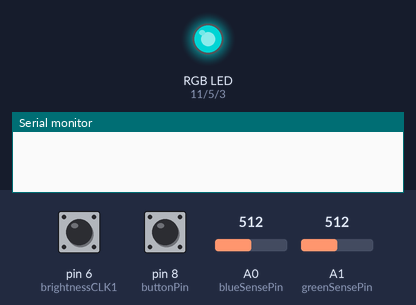
A sketch run on a simulated Arduino Uno, built with avr-gcc and run on an emulated ATmega328P. On the bench: an RGB LED mixed from three pins (HIGH = lit), the last lines printed to the serial monitor. The inputs (shaded band) are chosen by the test bench; at power-on: pin 8 (buttonPin) LOW, A0 (blueSensePin) = 512, A1 (greenSensePin) = 512, pin 6 (brightnessCLK1) HIGH. Dim RGB values are drawn brighter than linear; random numbers use the default seed unless the sketch sets one.

Above: at 1.2 s.
1.3 s: pin 8 (buttonPin) pulled HIGH for 0.15 s
At 4.9 s:
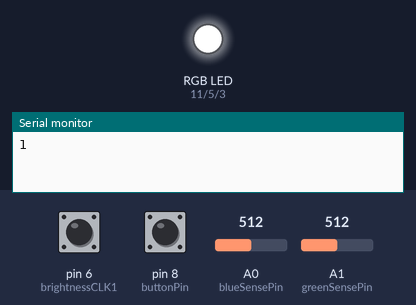
10.4 s: pin 8 (buttonPin) driven LOW
11.9 s: pin 8 (buttonPin) driven HIGH
At 13.1 s:
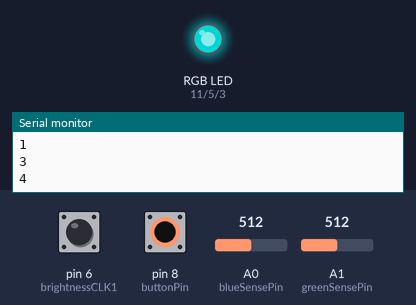
13.4 s: A0 (blueSensePin) set to 716
At 14.6 s:
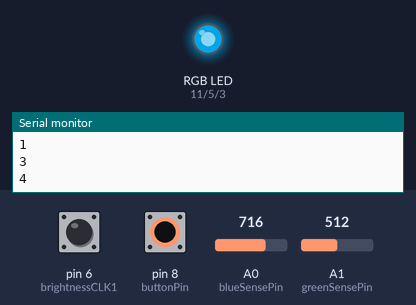
14.9 s: A1 (greenSensePin) set to 716
At 15.9 s:
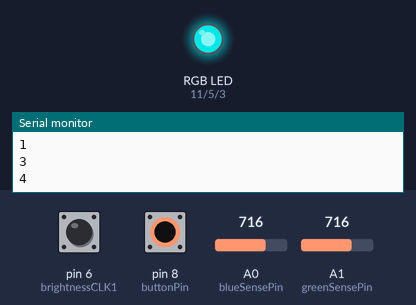
Timing chart, 0 to 17.4 s (numbered marks = the images above; inputs shaded):
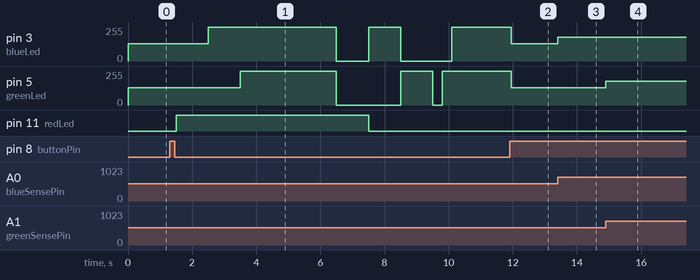

The sketch:

sketch_apr06a.ino
```cpp
//RED SENSE
const int brightnessDT1 = 7;
const int brightnessCLK1 = 6;
 int RotPosition1 = 0;
 int rotation1;
 int value1;
 boolean LeftRight1;


//////PINS FOR DIGITAL SENSE/////
//Blue
int blueSensePin = A0;
//Green
int greenSensePin = A1;

int redSense = 0;
int blueSense = 0;
int greenSense = 0;


////////INTS FOR SETTING//////
int brightness =0;
int red = 0;
int blue = 0;
int green = 0;
////////INTS FOR SETTING//////

/////LED PIN OUTS///////
const int redLed = 11;
const int greenLed = 5;
const int blueLed = 3;  //WORKS

///////BTN SENSE///////

const int buttonPin = 8;

int buttonPushCounter = 0;   // counter for the number of button presses
int buttonState = 0;         // current state of the button
int lastButtonState = 0;
bool ledStatus;

/////LED PIN OUTS///////


bool lampState = false;

void setup() {

  Serial.begin(9600);


  //For RED.
  pinMode(brightnessDT1, INPUT);
  pinMode(brightnessCLK1, INPUT);
  rotation1 = digitalRead(brightnessCLK1);

//BLUE
  pinMode(blueSensePin, INPUT);

//GREEN
  pinMode(greenSensePin, INPUT);

pinMode(redLed, OUTPUT);
pinMode(greenLed, OUTPUT);
pinMode(blueLed, OUTPUT);

//BTN

pinMode(buttonPin, INPUT);


}

void loop() {


buttonState = digitalRead(buttonPin);

  // compare the buttonState to its previous state
  if (buttonState != lastButtonState) {
    // if the state has changed, increment the counter
    if (buttonState == HIGH) {
      // if the current state is HIGH then the button went from off to on:
      buttonPushCounter++;

      Serial.println(buttonPushCounter);
      ledStatus = true;

    } else {
      // if the current state is LOW then the button went from on to off:
      buttonPushCounter++;
      ledStatus = true;

    }
    // Delay a little bit to avoid bouncing
    delay(50);
  }

//RESET counter wehn at 101 counts! (Don't want math getting too large)
if(buttonPushCounter == 101) {
  buttonPushCounter = 0;
  }


  // save the current state as the last state, for next time through the loop
  lastButtonState = buttonState;

   if(((buttonPushCounter /2) & 1) == 0) {
    red = calRed();
    green = analogRead(greenSensePin)/4 ;
    blue = analogRead(blueSensePin)/4 ;

    buttonState = digitalRead(buttonPin);

    analogWrite(redLed, red);
     analogWrite(greenLed, green);
     analogWrite(blueLed, blue);

    } else {


    if((buttonPushCounter & 1) == 0) {
      lamp();

     }

    }
  }

void lamp() {

  //Light sequence//
analogWrite(redLed, 255);
delay(1000);
analogWrite(blueLed, 255);
delay(1000);
analogWrite(greenLed, 255);
delay(3000);
analogWrite(redLed, 255);
analogWrite(blueLed, 0);
analogWrite(greenLed, 0);
delay(1000);
analogWrite(redLed, 0);
analogWrite(blueLed, 255);
analogWrite(greenLed, 0);
delay(1000);
analogWrite(greenLed, 0);
analogWrite(blueLed, 0);
analogWrite(greenLed, 255);
delay(1000);
analogWrite(greenLed, 0);
analogWrite(blueLed, 0);
analogWrite(greenLed, 0);
delay(300);
analogWrite(greenLed, 255);
delay(300);
analogWrite(blueLed, 255);
delay(300);
analogWrite(greenLed, 255);
delay(300);
//Light sequence//

int greenRand = random(0, 255);
int greenRandUp = random(0, 255);

int redRand = random(0, 255);
int redRandUp = random(0, 255);

int blueRand = random(0, 255);
int blueRandUp = random(0, 255);


//////////////////SMOOTH LIGHTING GENERATOR//////////////////
///////////////////////GREEN///////////////////////

while(true) {

  if(digitalRead(buttonPin) == LOW) {
  //Sets false to exit.
  buttonPushCounter++;
  Serial.println(buttonPushCounter);
  //Breaks
  break;
  }
  //50 < 200
  if(greenRand < greenRandUp) {
    //Generate a new number if too low. NEEDS t count up to a random number

    greenRand++;
    //Serial.println(greenRand);

analogWrite(greenLed, greenRand);

    delay(5);
    if(greenRand == greenRandUp) {

      greenRandUp = random(0, 255);
      }
      //50 > 20
    } else if (greenRand > greenRandUp) {
      greenRand--;
      //Serial.println(greenRand);

analogWrite(greenLed, greenRand);
      delay(5);
      if(greenRand == greenRandUp) {
          greenRandUp = random(0, 255);

        }
      //Serial.println(greenRand);
      delay(100);


      }

///////////////////////GREEN///////////////////////
////////////////////////RED////////////////////////
  //50 < 200
  if(redRand < redRandUp) {
    //Generate a new number if too low. NEEDS t count up to a random number

    redRand++;
    //Serial.println(redRand);

analogWrite(redLed, redRand);

    delay(5);
    if(redRand == redRandUp) {

      redRandUp = random(0, 255);
      }
      //50 > 20
    } else if (redRand > redRandUp) {
      redRand--;
      //Serial.println(redRand);

analogWrite(redLed, redRand);
      delay(5);
      if(redRand == redRandUp) {
          redRandUp = random(0, 255);

        }
      //Serial.println(redRand);
      delay(100);


      }
////////////////////////RED/////////////////////////
////////////////////////BLUE////////////////////////

if(blueRand < blueRandUp) {
    //Generate a new number if too low. NEEDS t count up to a random number

    blueRand++;
    //Serial.println(blueRand);

analogWrite(blueLed, blueRand);

    delay(5);
    if(blueRand == blueRandUp) {

      blueRandUp = random(0, 255);
      }
      //50 > 20
    } else if (blueRand > blueRandUp) {
      blueRand--;
      //Serial.println(blueRand);

analogWrite(blueLed, blueRand);
      delay(5);
      if(blueRand == blueRandUp) {
          blueRandUp = random(0, 255);

        }
      //Serial.println(blueRand);
      delay(100);

 ////////////////////////BLUE////////////////////////
      }
     }
    }


  int calRed(){

    value1 = digitalRead(brightnessCLK1);
     if (value1 != rotation1){ // we use the DT pin to find out which way we turning.
     if (digitalRead(brightnessDT1) != value1) {  // Clockwise
       RotPosition1 = RotPosition1 + 15;
       LeftRight1 = true;
     } else { //Counterclockwise
       LeftRight1 = false;
       RotPosition1 = RotPosition1 - 15;
     }

    }
    if(RotPosition1 <= 0) {
      RotPosition1 = 0;

    } if (RotPosition1 >= 255) {
      RotPosition1 = 255;

    }

       rotation1 = value1;

  return RotPosition1;
  }
```

Measured:
- after the input at 1.3 s, pin 3 (blueLed): goes 255/255 4.0 s, 0/255 1.0 s, 255/255 1.0 s, 0/255 1.6 s, then 255/255, starting after 1.2 s; pin 5 (greenLed): goes 255/255 3.0 s, 0/255 2.0 s, 255/255 1.0 s, 0/255 0.30 s, then 255/255, starting after 2.2 s; pin 11 (redLed): LOW → HIGH after 0.20 s, → LOW 6.0 s later
- after the input at 11.9 s, pin 3 (blueLed), pin 5 (greenLed): 255/255 → 128/255 after 0.05 s
- after the input at 13.4 s, pin 3 (blueLed): 128/255 → 179/255 at once
- after the input at 14.9 s, pin 5 (greenLed): 128/255 → 179/255 at once
